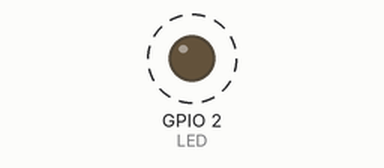
This sketch was run on a simulated ESP32. Shown: output pins drawn as LEDs (lit = HIGH). Dashed ring = blinking. Nothing arrives over Bluetooth unless stated; a phone connects over Bluetooth LE 3 s after start.

Above: at 0.5 s.
Timing chart, 0 to 4.6 s (numbered marks = the images above):
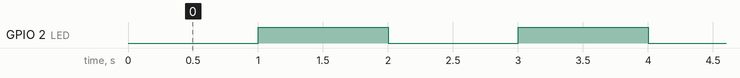

The sketch:

BLE_server.ino
```cpp
#include <BLEDevice.h>
#include <BLEUtils.h>
#include <BLEServer.h>
#include "Definition.h"
#include "accessories.h"


void setup() {
  pinMode(LED,OUTPUT);
  BLEDevice::init("Tag2");
  BLEServer *pServer = BLEDevice::createServer();
  BLEService *pService = pServer->createService(SERVICE_UUID);
  BLECharacteristic *pCharacteristic = pService->createCharacteristic(
                                         CHARACTERISTIC_UUID,
                                         BLECharacteristic::PROPERTY_READ |
                                         BLECharacteristic::PROPERTY_WRITE
                                       );

  pService->start();
  BLEAdvertising *pAdvertising = BLEDevice::getAdvertising();
  pAdvertising->addServiceUUID(SERVICE_UUID);
  pAdvertising->setScanResponse(true);
  pAdvertising->setMinPreferred(0x06);  // functions that help with iPhone connections issue
  pAdvertising->setMinPreferred(0x12);
  BLEDevice::startAdvertising();
}

void loop() {
  blink(HIGH,1000);
}
```

Definition.h
```cpp
//BLE Device Definitions
#define DEVICE_A "08:d1:f9:08:23:e2"
#define DEVICE_B "b0:a7:32:34:5b:d6"
#define DEVICE_C "48:e7:29:98:72:0e"
#define DEVICE_D "24:dc:c3:9b:e6:62"

//BLE Service Definitions
// https://www.uuidgenerator.net
#define SERVICE_UUID            "603be62e-c9b9-4dbe-a890-d05d8bd8612c"
#define CHARACTERISTIC_UUID     "e51f0a74-815e-4c96-b778-89ab11b8e591"

#define LED 2
#define BLINK_DELAY 100
```

accessories.h
```cpp
#include<Arduino.h>
#include "Definition.h"

void blink(bool final_state,int delay_time=BLINK_DELAY)
{
      digitalWrite(LED,!final_state);
      delay(delay_time);
      digitalWrite(LED,final_state);
      delay(delay_time);
      digitalWrite(LED,!final_state);
      delay(delay_time);
      digitalWrite(LED,final_state);
      delay(delay_time);
}
```

Measured:
- by itself, GPIO 2 (LED): alternates HIGH for 1.0 s and LOW for 1.0 s
